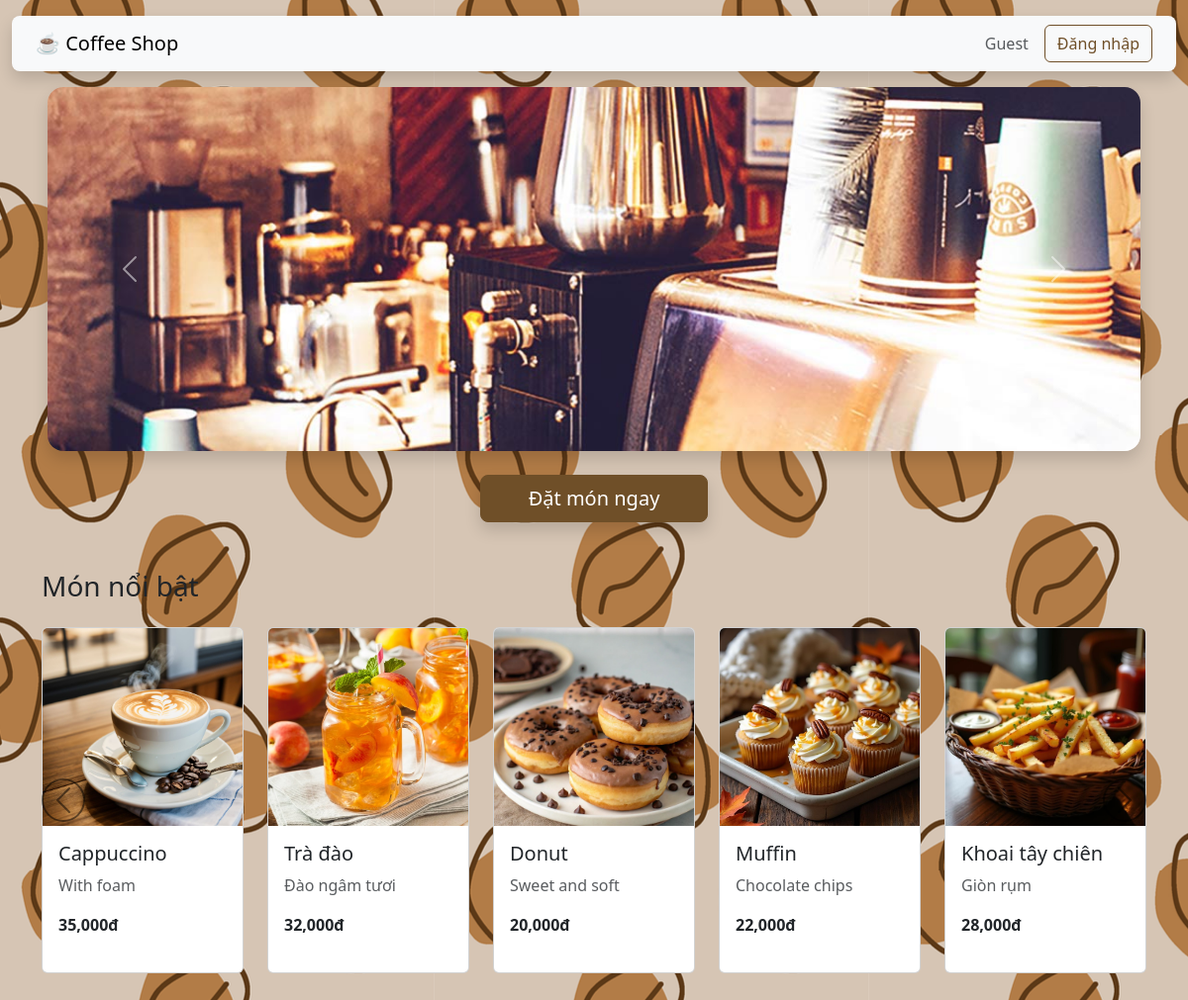
The page / on the database its author committed.
### tables this page shows
CREATE TABLE Item (
    itemId INT AUTO_INCREMENT PRIMARY KEY,
    name VARCHAR(100),
    image VARCHAR(255),
    note TEXT,
    price INT,
    type VARCHAR(100)
);

### core/Controller.php (called while the page is built, shortened)
<?php
class Controller {
    public function model($modelName) {
        return new $modelName;
    }
    public function view($viewPath, $data = []) {
        require_once __DIR__ . '/../app/views/' . $viewPath . '.php';
    }
}

### app/controllers/HomeController.php (called while the page is built, shortened)
<?php
    class HomeController extends Controller {
        public function index() {
            $itemModel = $this->model('Item');
            $randomItem = $itemModel->getRandomItem(15);
            $this->view('mainpage/Home', ['item'=>$randomItem]);
        }
    }
?>

### core/Database.php (called while the page is built, shortened)
<?php
class Database {
    private $host = "localhost";
    private $user = "root";
    private $pass = "";
    private $dbname = "coffee_shop";
    private $dbh;
    private $stmt;
    public function __construct() {
        $dsn = "mysql:host={$this->host};dbname={$this->dbname};charset=utf8";
        $options = [
            PDO::ATTR_ERRMODE            => PDO::ERRMODE_EXCEPTION,
            PDO::ATTR_DEFAULT_FETCH_MODE => PDO::FETCH_ASSOC
        ];
        try {
            $this->dbh = new PDO($dsn, $this->user, $this->pass, $options);
        } catch (PDOException $e) {
            die("Database Connection Failed: " . $e->getMessage());
        }
    }
    public function query($sql) {
        $this->stmt = $this->dbh->prepare($sql);
    }
    public function bind($param, $value, $type = null) {
        $this->stmt->bindValue($param, $value, $type);
    }
    public function execute() {
        return $this->stmt->execute();
    }
    public function resultSet() {
        $this->execute();
        return $this->stmt->fetchAll(PDO::FETCH_ASSOC);
    }
}

### app/models/Item.php (called while the page is built, shortened)
<?php
    class Item {
        private $db;
        public function __construct() {
            $this->db = new Database();
        }
        public function getRandomItem($number) {
            $this->db->query("SELECT * FROM item ORDER BY RAND() LIMIT :number");
            $this->db->bind(':number', $number, PDO::PARAM_INT);
            return $this->db->resultSet();
        }
    }
?>

### app/views/mainpage/Home.php (the view, shortened to what this page needs)
<?php
$role = $_SESSION['role'] ?? 'guest';
?>
<div class="container-fluid px-5">
<div id="mainCarousel" class="carousel slide mb-4 mt-3" data-bs-ride="carousel">
  <div class="carousel-inner rounded-4 shadow">
    <div class="carousel-item active">
      <img src="/cnpm-final/public/images/carousel/banner1.jpg" class="d-block w-100" alt="Cửa hàng 1">
    </div>
  </div>
  <button class="carousel-control-prev" type="button" data-bs-target="#mainCarousel" data-bs-slide="prev">
    <span class="carousel-control-prev-icon"></span>
  </button>
  <button class="carousel-control-next" type="button" data-bs-target="#mainCarousel" data-bs-slide="next">
    <span class="carousel-control-next-icon"></span>
  </button>
</div>
</div>
<?php
if ($role == 'guest') {
    $link = '/cnpm-final/HomeController/loginPage';
} else if ($role == 'customer') {
    $link = '/cnpm-final/InventoryController/customerMenuPage';
}
?>
<div class="text-center mb-5">
  <a href="<?= $link ?>" class="btn btn-primary btn-lg px-5 py-2 shadow">Đặt món ngay</a>
</div>
<div class="container mb-5">
    <h3 class="mb-4">Món nổi bật</h3>
    <div id="coffeeCarousel" class="carousel slide" data-bs-ride="carousel">
    <div class="carousel-inner">
        <?php
        $items = $data['item'];
        $chunks = array_chunk($items, 5);
        foreach ($chunks as $index => $chunk):
        ?>
        <div class="carousel-item <?= $index === 0 ? 'active' : '' ?>">
            <div class="d-flex justify-content-center gap-4">
            <?php foreach ($chunk as $item):
                $defaultImage = 'https://picsum.photos/300/300';
                $imageLink = !empty($item['image']) ? ('/cnpm-final/public/images/productCard/' . $item['image']) : $defaultImage;
            ?>
                <div class="card" style="width: 220px; height: 350px;">
                <img src="<?= $imageLink ?>" class="card-img-top" alt="<?= htmlspecialchars($item['name']) ?>" style="height: 200px; object-fit: cover;">
                <div class="card-body">
                    <h5 class="card-title"><?= htmlspecialchars($item['name']) ?></h5>
                    <p class="card-text text-muted"><?= htmlspecialchars($item['note']) ?></p>
                    <p class="fw-bold"><?= number_format($item['price']) ?>đ</p>
                </div>
                </div>
            <?php endforeach; ?>
            </div>
        </div>
        <?php endforeach; ?>
    </div>
        <button class="carousel-control-prev" type="button" data-bs-target="#coffeeCarousel" data-bs-slide="prev"
        style="width: 44px; height: 44px; border-radius: 50%; background: transparent; border: 2px solid black; top: 50%; transform: translateY(-50%);">
            <span class="carousel-control-prev-icon" aria-hidden="true" style="filter: invert(1) brightness(0) saturate(100%)"></span>
        </button>
        <button class="carousel-control-next" type="button" data-bs-target="#coffeeCarousel" data-bs-slide="next"
        style="width: 44px; height: 44px; border-radius: 50%; background: transparent; border: 2px solid black; top: 50%; transform: translateY(-50%);">
            <span class="carousel-control-next-icon" aria-hidden="true" style="filter: invert(1) brightness(0) saturate(100%)"></span>
        </button>
    </div>
</div>

### index.php (shortened to what this page needs)
<!DOCTYPE html>
<html lang="vi">
<head>
    <link rel="stylesheet" href="/public/css/style.css">
    <link href="https://cdn.jsdelivr.net/npm/bootstrap@5.3.0/dist/css/bootstrap.min.css" rel="stylesheet">
</head>
<body>
    <?php
        spl_autoload_register(function ($class) {
            $paths = ['core/', 'app/controllers/', 'app/models/', 'app/services/'];
            foreach ($paths as $path) {
                $file = $path . $class . '.php';
                if (file_exists($file)) {
                    return;
                }
            }
        });
        require_once __DIR__ . '/app/views/layout/header.php';
        $app = new App();
    ?>
</body>
</html>

### app/views/layout/header.php (shortened to what this page needs)
<div class="container-fluid mt-3 mb-3">
  <nav class="navbar navbar-expand-lg bg-light text-dark px-4 py-2 shadow rounded-3">
    <a class="navbar-brand" href="/cnpm-final/HomeController/index">☕ Coffee Shop</a>
    <div class="collapse navbar-collapse" id="navbarContent">
        <?php $role = $_SESSION['role'] ?? 'guest'; ?>
      <div class="d-flex align-items-center gap-3 ms-auto">
        <span class="text-muted"><?= htmlspecialchars($_SESSION['username'] ?? 'Guest') ?></span>
        <?php if ($role === 'guest'): ?>
          <a href="/cnpm-final/HomeController/loginPage" class="btn btn-outline-primary">Đăng nhập</a>
        <?php endif; ?>
      </div>
    </div>
  </nav>
</div>

### core/App.php (shortened to what this page needs)
<?php
    class App {
        protected $method = 'index';
        public function __construct() {
            $url = $this->parseUrl();
            $this->controller = new $this->controller;
            $this->params = $url ? array_values($url) : [];
            if ($_SERVER['REQUEST_METHOD'] === 'POST' && method_exists($this->controller, 'handlePost')) {
                call_user_func_array([$this->controller, 'handlePost'], $this->params);
            } else {
                call_user_func_array([$this->controller, $this->method], $this->params);
            }
        }
        private function parseUrl() {
            return ['home'];
        }
    }
?>

### public/css/style.css (style rules this page uses)
.btn { display: inline-block; padding: 8px 16px; background-color: #007BFF; color: white; text-decoration: none; border-radius: 4px; }

### index.php (style rules this page uses)
body { background-image: url('/cnpm-final/public/images/other/background.png '); background-size: auto; background-repeat: repeat; background-position: 0 0; }
.btn-primary { background-color: #6f4f28; border-color: #6f4f28; color: #fff; }
.btn-outline-primary { color: #6f4f28; border-color: #6f4f28; }

### rows shown on the page
item: image (picture), name "Cappuccino", note "With foam", price "35,000"
item: image (picture), name "Trà đào", note "Đào ngâm tươi", price "32,000"
item: image (picture), name "Donut", note "Sweet and soft", price "20,000"
item: image (picture), name "Muffin", note "Chocolate chips", price "22,000"
item: image (picture), name "Khoai tây chiên", note "Giòn rụm", price "28,000"

### other values the page prints
$_SESSION['username'] "Guest"
